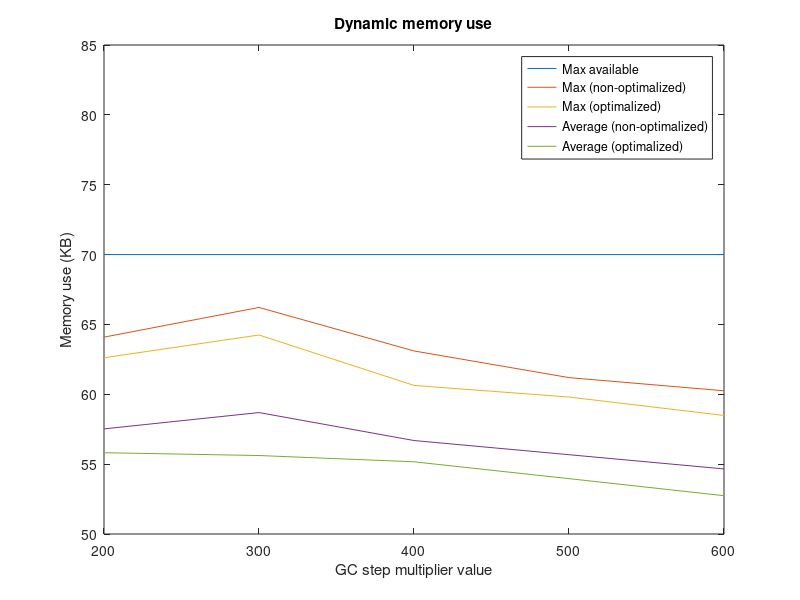

The MATLAB script that drew this image:
figure('Name', 'dynamic_memory_use_cmp')
hold off

avg_non_opt = [57.5245, 58.6919, 56.6907, 55.6758, 54.6589];
avg_opt = [55.8179, 55.6170, 55.1684, 53.9621, 52.7429];
max_non_opt = [64.0908, 66.2158, 63.1025, 61.1934, 60.2510];
max_opt = [62.6152, 64.2441, 60.6348, 59.8027, 58.4863];
max_avail = [70, 70, 70, 70, 70];

x = [200, 300, 400, 500, 600];


plot(x, max_avail, x, max_non_opt, x, max_opt, x, avg_non_opt, x, avg_opt);
title('Dynamic memory use')
legend('Max available', 'Max (non-optimalized)', 'Max (optimalized)', 'Average (non-optimalized)', 'Average (optimalized)')
xlabel('GC step multiplier value'), ylabel('Memory use (KB)')
axis([200, 600, 50, 85]);